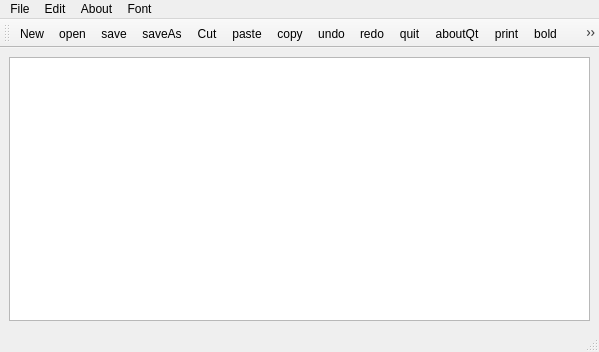
<?xml version="1.0" encoding="UTF-8"?>
<ui version="4.0">
 <class>MainWindow</class>
 <widget class="QMainWindow" name="MainWindow">
  <property name="geometry">
   <rect>
    <x>0</x>
    <y>0</y>
    <width>599</width>
    <height>352</height>
   </rect>
  </property>
  <property name="windowTitle">
   <string>MainWindow</string>
  </property>
  <widget class="QWidget" name="centralwidget">
   <layout class="QVBoxLayout" name="verticalLayout">
    <item>
     <widget class="QTextEdit" name="textEdit"/>
    </item>
   </layout>
  </widget>
  <widget class="QMenuBar" name="menubar">
   <property name="geometry">
    <rect>
     <x>0</x>
     <y>0</y>
     <width>599</width>
     <height>21</height>
    </rect>
   </property>
   <widget class="QMenu" name="menuFile">
    <property name="title">
     <string>File</string>
    </property>
    <addaction name="actionNew"/>
    <addaction name="actionopen"/>
    <addaction name="actionSave"/>
    <addaction name="actionsaveAs"/>
   </widget>
   <widget class="QMenu" name="menuEdit">
    <property name="title">
     <string>Edit</string>
    </property>
    <addaction name="actionCut"/>
    <addaction name="actioncopy"/>
    <addaction name="actionpaste"/>
    <addaction name="actionundo"/>
    <addaction name="actionredo"/>
    <addaction name="actionquit"/>
    <addaction name="actionprint"/>
   </widget>
   <widget class="QMenu" name="menuAbout">
    <property name="title">
     <string>About</string>
    </property>
    <addaction name="actionaboutQt"/>
   </widget>
   <widget class="QMenu" name="menuFont">
    <property name="title">
     <string>Font</string>
    </property>
    <addaction name="actionSelectfont"/>
    <addaction name="actionbold"/>
    <addaction name="actionitalic"/>
    <addaction name="actionunderline"/>
    <addaction name="actionfontcolor"/>
    <addaction name="actionfont_background_color"/>
   </widget>
   <addaction name="menuFile"/>
   <addaction name="menuEdit"/>
   <addaction name="menuAbout"/>
   <addaction name="menuFont"/>
  </widget>
  <widget class="QStatusBar" name="statusbar"/>
  <widget class="QToolBar" name="toolBar">
   <property name="windowTitle">
    <string>toolBar</string>
   </property>
   <attribute name="toolBarArea">
    <enum>TopToolBarArea</enum>
   </attribute>
   <attribute name="toolBarBreak">
    <bool>false</bool>
   </attribute>
   <addaction name="actionNew"/>
   <addaction name="actionopen"/>
   <addaction name="actionSave"/>
   <addaction name="actionsaveAs"/>
   <addaction name="actionCut"/>
   <addaction name="actionpaste"/>
   <addaction name="actioncopy"/>
   <addaction name="actionundo"/>
   <addaction name="actionredo"/>
   <addaction name="actionquit"/>
   <addaction name="actionaboutQt"/>
   <addaction name="actionprint"/>
   <addaction name="actionbold"/>
   <addaction name="actionitalic"/>
   <addaction name="actionunderline"/>
   <addaction name="actionfontcolor"/>
   <addaction name="actionfont_background_color"/>
   <addaction name="actionSelectfont"/>
  </widget>
  <action name="actionNew">
   <property name="icon">
    <iconset resource="resource.qrc">
     <normaloff>:/images/new.png</normaloff>:/images/new.png</iconset>
   </property>
   <property name="text">
    <string>New</string>
   </property>
  </action>
  <action name="actionopen">
   <property name="icon">
    <iconset resource="resource.qrc">
     <normaloff>:/images/open.png</normaloff>:/images/open.png</iconset>
   </property>
   <property name="text">
    <string>open</string>
   </property>
  </action>
  <action name="actionSave">
   <property name="icon">
    <iconset resource="resource.qrc">
     <normaloff>:/images/save.jpg</normaloff>:/images/save.jpg</iconset>
   </property>
   <property name="text">
    <string>save</string>
   </property>
  </action>
  <action name="actionsaveAs">
   <property name="icon">
    <iconset resource="resource.qrc">
     <normaloff>:/images/saveAs.png</normaloff>:/images/saveAs.png</iconset>
   </property>
   <property name="text">
    <string>saveAs</string>
   </property>
  </action>
  <action name="actionCut">
   <property name="icon">
    <iconset resource="resource.qrc">
     <normaloff>:/images/cut.png</normaloff>:/images/cut.png</iconset>
   </property>
   <property name="text">
    <string>Cut</string>
   </property>
  </action>
  <action name="actioncopy">
   <property name="icon">
    <iconset resource="resource.qrc">
     <normaloff>:/images/copy.png</normaloff>:/images/copy.png</iconset>
   </property>
   <property name="text">
    <string>copy</string>
   </property>
  </action>
  <action name="actionpaste">
   <property name="icon">
    <iconset resource="resource.qrc">
     <normaloff>:/images/paste.jpg</normaloff>:/images/paste.jpg</iconset>
   </property>
   <property name="text">
    <string>paste</string>
   </property>
  </action>
  <action name="actionundo">
   <property name="icon">
    <iconset resource="resource.qrc">
     <normaloff>:/images/undo.png</normaloff>:/images/undo.png</iconset>
   </property>
   <property name="text">
    <string>undo</string>
   </property>
  </action>
  <action name="actionredo">
   <property name="icon">
    <iconset resource="resource.qrc">
     <normaloff>:/images/redo.png</normaloff>:/images/redo.png</iconset>
   </property>
   <property name="text">
    <string>redo</string>
   </property>
  </action>
  <action name="actionquit">
   <property name="icon">
    <iconset resource="resource.qrc">
     <normaloff>:/images/quit.jpg</normaloff>:/images/quit.jpg</iconset>
   </property>
   <property name="text">
    <string>quit</string>
   </property>
  </action>
  <action name="actionprint">
   <property name="icon">
    <iconset resource="resource.qrc">
     <normaloff>:/images/print.png</normaloff>:/images/print.png</iconset>
   </property>
   <property name="text">
    <string>print</string>
   </property>
  </action>
  <action name="actionSelectfont">
   <property name="icon">
    <iconset resource="resource.qrc">
     <normaloff>:/images/select font.jpg</normaloff>:/images/select font.jpg</iconset>
   </property>
   <property name="text">
    <string>Selectfont</string>
   </property>
  </action>
  <action name="actionbold">
   <property name="icon">
    <iconset resource="resource.qrc">
     <normaloff>:/images/bold.png</normaloff>:/images/bold.png</iconset>
   </property>
   <property name="text">
    <string>bold</string>
   </property>
  </action>
  <action name="actionitalic">
   <property name="icon">
    <iconset resource="resource.qrc">
     <normaloff>:/images/italic.png</normaloff>:/images/italic.png</iconset>
   </property>
   <property name="text">
    <string>italic</string>
   </property>
  </action>
  <action name="actionunderline">
   <property name="icon">
    <iconset resource="resource.qrc">
     <normaloff>:/images/underline.png</normaloff>:/images/underline.png</iconset>
   </property>
   <property name="text">
    <string>underline</string>
   </property>
  </action>
  <action name="actionfontcolor">
   <property name="icon">
    <iconset resource="resource.qrc">
     <normaloff>:/images/color.png</normaloff>:/images/color.png</iconset>
   </property>
   <property name="text">
    <string>fontcolor</string>
   </property>
  </action>
  <action name="actionfont_background_color">
   <property name="icon">
    <iconset resource="resource.qrc">
     <normaloff>:/images/font background color.png</normaloff>:/images/font background color.png</iconset>
   </property>
   <property name="text">
    <string>font background color</string>
   </property>
  </action>
  <action name="actionaboutQt">
   <property name="icon">
    <iconset resource="resource.qrc">
     <normaloff>:/images/about.png</normaloff>:/images/about.png</iconset>
   </property>
   <property name="text">
    <string>aboutQt</string>
   </property>
  </action>
 </widget>
 <resources>
  <include location="resource.qrc"/>
 </resources>
 <connections/>
</ui>
